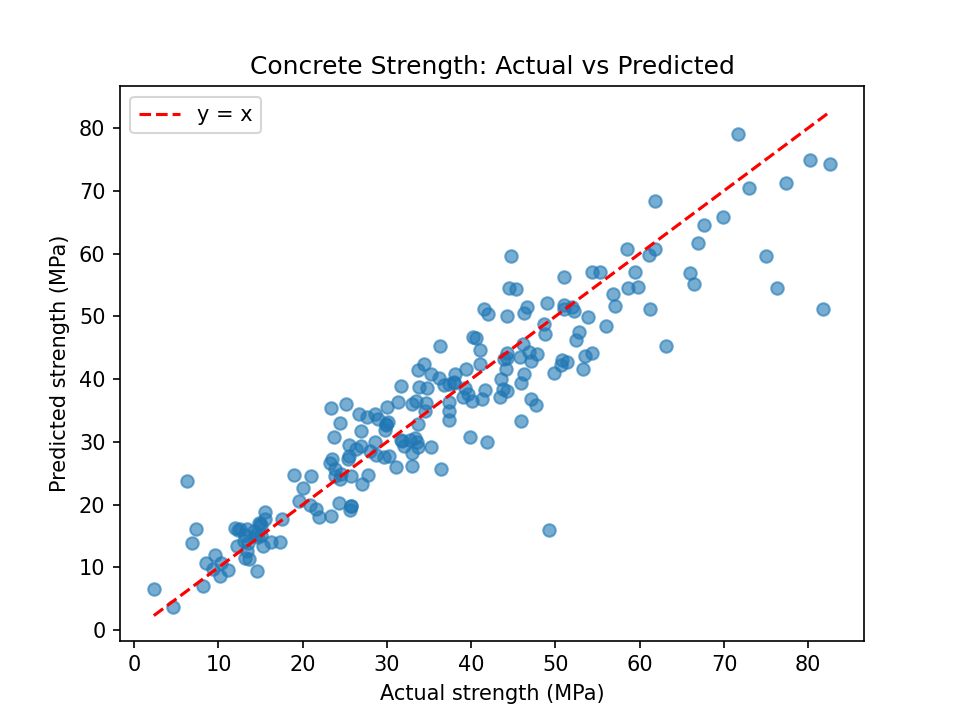

The Python source for this figure:
import numpy as np
import pandas as pd
import matplotlib.pyplot as plt
from sklearn.linear_model import LinearRegression, Ridge
from sklearn.metrics import mean_absolute_error, mean_squared_error
from sklearn.model_selection import GridSearchCV, KFold, cross_val_score, train_test_split
from sklearn.pipeline import Pipeline
from sklearn.preprocessing import PolynomialFeatures, StandardScaler

concrete = pd.read_csv("concrete_strength.csv").drop_duplicates()
target = "Concrete compressive strength"
X = concrete.drop(columns=target)
y = concrete[target]

# (a) Split and baseline
X_train, X_test, y_train, y_test = train_test_split(
    X, y, test_size=0.20, random_state=42
)
print("Training rows:", len(X_train), "Test rows:", len(X_test))

folds = KFold(n_splits=5, shuffle=True, random_state=42)
scoring = "neg_root_mean_squared_error"

baseline_rmse = -cross_val_score(
    LinearRegression(), X_train, y_train, cv=folds, scoring=scoring
)
print("Baseline mean CV RMSE:", baseline_rmse.mean().round(2))

# (b) Grid search
pipe = Pipeline([
    ("poly", PolynomialFeatures(include_bias=False)),
    ("scale", StandardScaler()),
    ("ridge", Ridge()),
])
grid = {
    "poly__degree": [1, 2, 3],
    "ridge__alpha": [0.01, 0.1, 1, 10, 100],
}
search = GridSearchCV(pipe, grid, cv=folds, scoring=scoring, refit=True)
search.fit(X_train, y_train)

results = pd.DataFrame(search.cv_results_).sort_values("rank_test_score")
print("\nTop 3 settings:")
for _, row in results.head(3).iterrows():
    print(row["params"], "Mean CV RMSE:", round(-row["mean_test_score"], 2))

print("\nBest parameters:", search.best_params_)
print("Tuned mean CV RMSE:", round(-search.best_score_, 2))

# (c) Test evaluation
pred = search.predict(X_test)
test_rmse = np.sqrt(mean_squared_error(y_test, pred))
test_mae = mean_absolute_error(y_test, pred)
print(f"Test RMSE: {test_rmse:.2f} MPa")
print(f"Test MAE: {test_mae:.2f} MPa")

plt.scatter(y_test, pred, alpha=0.6)
lims = [min(y_test.min(), pred.min()), max(y_test.max(), pred.max())]
plt.plot(lims, lims, color="red", linestyle="--", label="y = x")
plt.xlabel("Actual strength (MPa)")
plt.ylabel("Predicted strength (MPa)")
plt.title("Concrete Strength: Actual vs Predicted")
plt.legend()
plt.savefig("task3_concrete.png", dpi=150)
plt.show()
